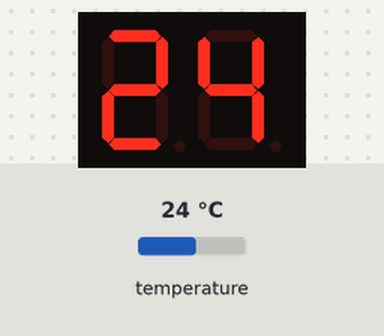
Simulated run of this sketch. Board: Arduino Uno, built with avr-gcc and run on an emulated ATmega328P. On the bench: 2-digit seven-segment display. Wiring (inferred from the names in the program): BCD to 7-segment decoder: data pin 7, pin 6, pin 5, pin 4; 2-digit 7-segment display, segments lit when HIGH: segments Q0, Q1, Q2, Q3, Q4, Q5, Q6; digit selects pin 8, pin 9. Inputs (shaded band) come from the test bench; at power-on: temperature 24 °C. The segment pins are drawn as the display they are named for.

Above: at 11.6 s.
11.7 s: temperature set to 12 °C
At 21.4 s:
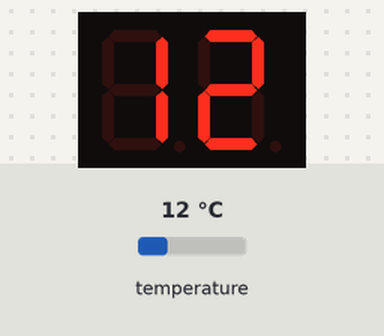
22.3 s: temperature set to 19 °C
At 32.2 s:
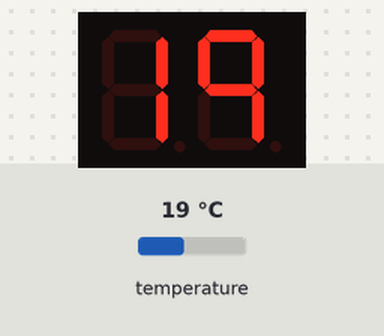
32.7 s: temperature set to 28 °C
At 42.1 s:
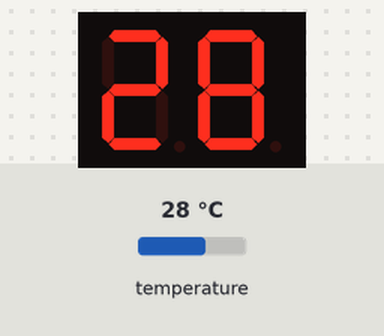
Timing chart, 0 to 43.6 s (numbered marks = the images above; inputs shaded):
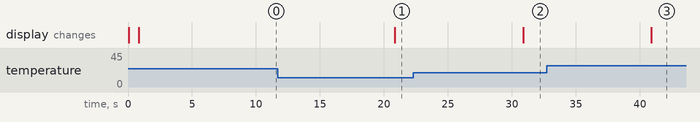

Measured:
- after the input at 11.7 s, the display: changes after 9.2 s (image 1)
- after the input at 22.3 s, the display: changes after 8.6 s (image 2)
- after the input at 32.7 s, the display: changes after 8.2 s (image 3)

The sketch:

thermometer.ino
```cpp
#include <OneWire.h>
#include <DallasTemperature.h>

#define THERMOSENSOR 11 //DS18B20 data

// 74141 BCDA outputs
#define BCDA 7
#define BCDB 6
#define BCDC 5
#define BCDD 4

// nixie tube anodes
#define NIXIE1 8
#define NIXIE2 9
#define NIXIE3 10


int updateInterval = 10000; //ms
OneWire oneWire(THERMOSENSOR);
DallasTemperature sensors(&oneWire);

/*
1) read temperature => float
2) convert it to int (21,3700005 => 214)
3) split it to byte[]: 2,1,4
4) convert to bcd 2 => 0010
5) show
*/

void setup() {
    Serial.println("start");
    sensors.begin();
    Serial.begin(9600);
    pinMode(BCDA, OUTPUT);
    pinMode(BCDB, OUTPUT);
    pinMode(BCDC, OUTPUT);
    pinMode(BCDD, OUTPUT);
    pinMode(NIXIE1, OUTPUT);
    pinMode(NIXIE2, OUTPUT);
    pinMode(NIXIE2, OUTPUT);

}

void toggleNixies(bool n1, bool n2, bool n3) {
    toggleSingleNixie(NIXIE1, n1);
    toggleSingleNixie(NIXIE2, n2);
    toggleSingleNixie(NIXIE3, n3);
}

// turn specified tube on/off
void toggleSingleNixie( int nid,  bool on) {
    digitalWrite(nid, uint8_t(on));
}

// convert float temperature to int  - 21.580009 => 216 to show on 3 nixies
int floatToDisplayValue(float f) {
    if(f>99.9){
        return 999; //can't display larger value
    }
    f=f*10;
    return round(f);
}

float requestTemperature() {
    sensors.setWaitForConversion(false);  // makes it async
    sensors.requestTemperatures();
    sensors.setWaitForConversion(true);
}


// convert a single byte to array of 4 bits  1 => byte[3]{1,2,3}
void intToBcdArray(byte val, int* bcdArray, int size) {
  byte bcd = ((val / 10) << 4) | (val % 10);
  for (int i = 0; i < size; i++) {
    bcdArray[i] = (bcd >> i) & 1;
  }
}

void displayNum(int* bcd) {
    digitalWrite(BCDA, bcd[0]);
    digitalWrite(BCDB, bcd[1]);
    digitalWrite(BCDC, bcd[2]);
    digitalWrite(BCDD, bcd[3]);
}

//display number on 1st  (most significant) tube
void display1(byte dig) {
    // if dig == 0, do not show
    if(dig == 0) {return;}
    toggleNixies(true, false, false);
    int bcdArray[4];
    intToBcdArray(dig, bcdArray, 4);
    displayNum(bcdArray);
}

//display number on 2nd tube
void display2(byte dig) {
    // if dig == 0, do not show
    toggleNixies(false, true, false);
    int bcdArray[4];
    intToBcdArray(dig, bcdArray, 4);
    displayNum(bcdArray);
}

// display number on 3rd tube - decimal
void display3(byte dig) {
    // if dig == 0, do not show
    toggleNixies(false, false, true);
    int bcdArray[4];
    intToBcdArray(dig, bcdArray, 4);
    displayNum(bcdArray);
}

void display(int num) {
        byte digits[3];

        numToDecs(num, digits, 3);
        display1(digits[0]);
        delay(5);

        display2(digits[1]);
        delay(5);

        display3(digits[2]);
        delay(5);
}


// convert number to array of byte decimals int 123 => byte[1,2,3]
void numToDecs(int num, byte* decs, int len) {
  int i = len;
  int div = 0;
    while(i>0) {
      div = pow(10, i-1)+0.5; // pow works with doubles, casting float to int only removes the decimals (10**2 => 99,9 => (int)99 ), thus we add 0.5 to make sure this is correct
      decs[len-i]=num/div;
      num = num % div;
      i--;
    }
}

int dv = 666; // initial value
float temp=0;
void loop() {
    //request temp
    requestTemperature();

    byte digits[3];
    for(uint32_t start = millis(); (millis()-start <updateInterval);) {
       if(millis() - start >750 && millis() - start <770 ){
          temp=sensors.getTempCByIndex(0);
          dv = floatToDisplayValue(temp);
       }
       display(dv);
    }
}
```
